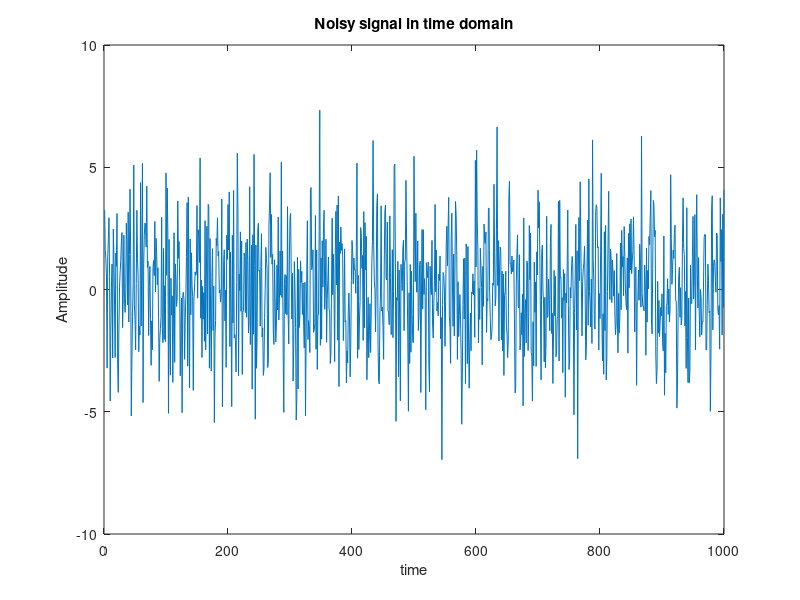
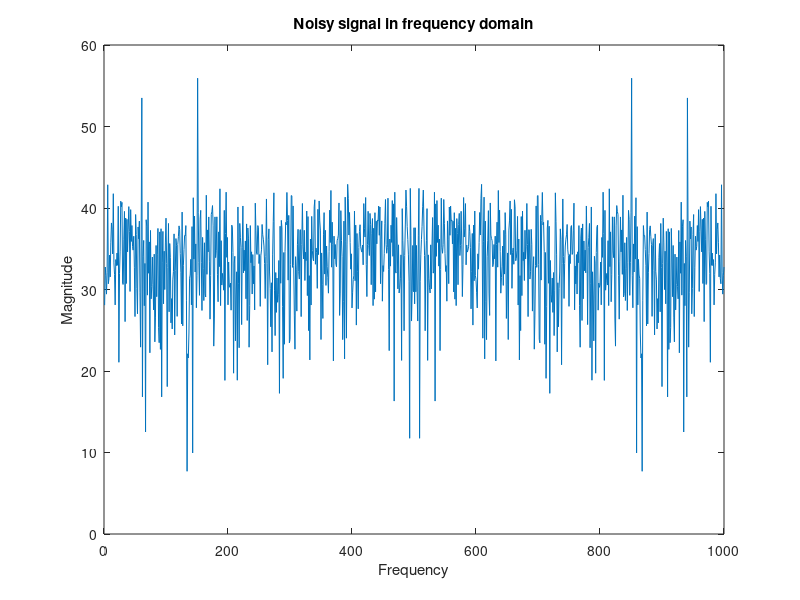

The MATLAB script that drew these images, in order:
%Question 2
%Constants
F=1000; %Sampling Frequency
T=1/F;  %Sampling period
l=1000; %Length of initial signal
tV=(0:l-1)*T; %Time Vector
f1=60; %1st frequency
f2=150; %2nd frequency

%Cos signals derived by given constants
y1=0.7*cos(2*pi*f1.*tV); 
y2=1.1*cos(2*pi*f2.*tV);
%Noise
n = 0 + 2 .* randn([1,1000]);
%Adding noise to the given signals
y1Noisy=y2+y1+n;
 
figure
plot(y1Noisy);
xlabel("time");
ylabel("Amplitude");
title("Noisy signal in time domain");

figure
ftG=fft(y1Noisy); %Fourier transform of noisy signal
plot(mag2db(abs(ftG)));
xlabel("Frequency");
ylabel("Magnitude");
title("Noisy signal in frequency domain");